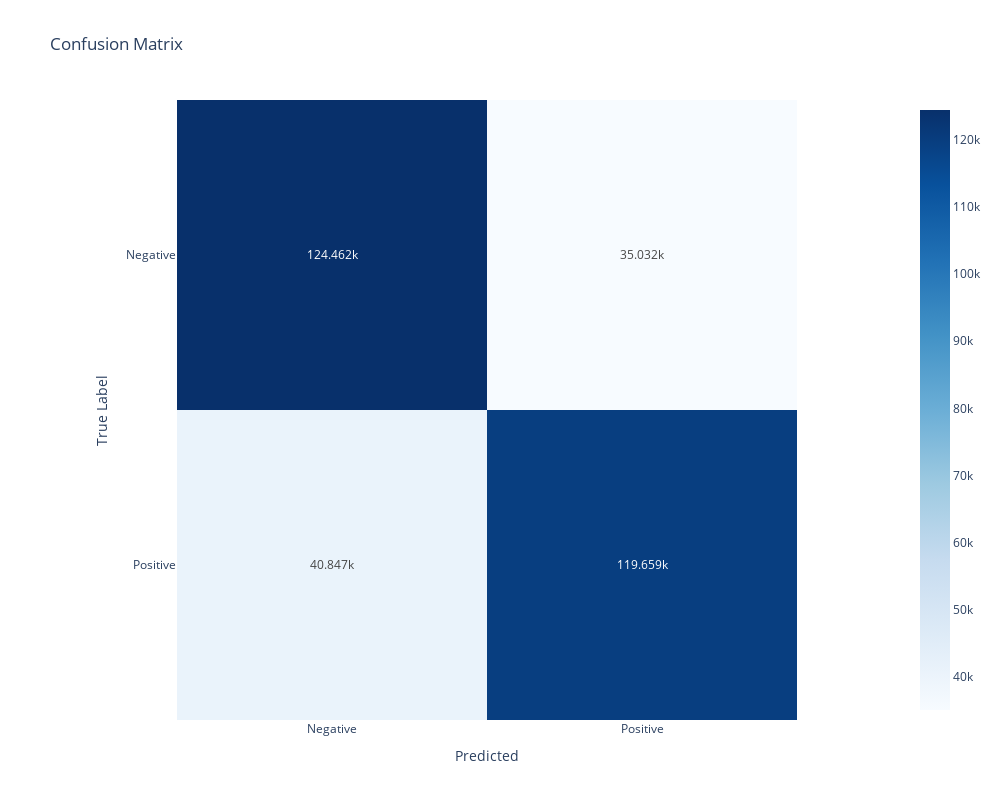

The cell this chart's notebook holds for it:
### Code cell
# Instantiate and fit the Multinomial Naive Bayes model
nb_model = Model(X, y, MultinomialNB(), TfidfVectorizer(preprocessor=preprocess))
nb_model.fit()

# Predict on the test data
y_nb_pred = nb_model.predict()


# Generate a classification report
nb_model.report(nb_model.y_test, y_nb_pred, class_labels)

### Figure 1 — Plotly figure (JSON) as saved in the notebook; plotly's stock layout.template omitted (floating-point values rounded to 4 significant figures)
{"data": [{"coloraxis": "coloraxis", "hovertemplate": "Predicted: %{x}<br>True Label: %{y}<br>color: %{z}<extra></extra>", "name": "0", "texttemplate": "%{z}", "type": "heatmap", "x": ["Negative", "Positive"], "xaxis": "x", "y": ["Negative", "Positive"], "yaxis": "y", "z": [[124462, 35032], [40847, 119659]]}], "layout": {"coloraxis": {"colorscale": [[0, "rgb(247,251,255)"], [0.125, "rgb(222,235,247)"], [0.25, "rgb(198,219,239)"], [0.375, "rgb(158,202,225)"], [0.5, "rgb(107,174,214)"], [0.625, "rgb(66,146,198)"], [0.75, "rgb(33,113,181)"], [0.875, "rgb(8,81,156)"], [1, "rgb(8,48,107)"]]}, "height": 800, "title": {"text": "Confusion Matrix"}, "width": 1000, "xaxis": {"anchor": "y", "constrain": "domain", "domain": [0, 1], "scaleanchor": "y", "title": {"text": "Predicted"}}, "yaxis": {"anchor": "x", "autorange": "reversed", "constrain": "domain", "domain": [0, 1], "title": {"text": "True Label"}}}}
